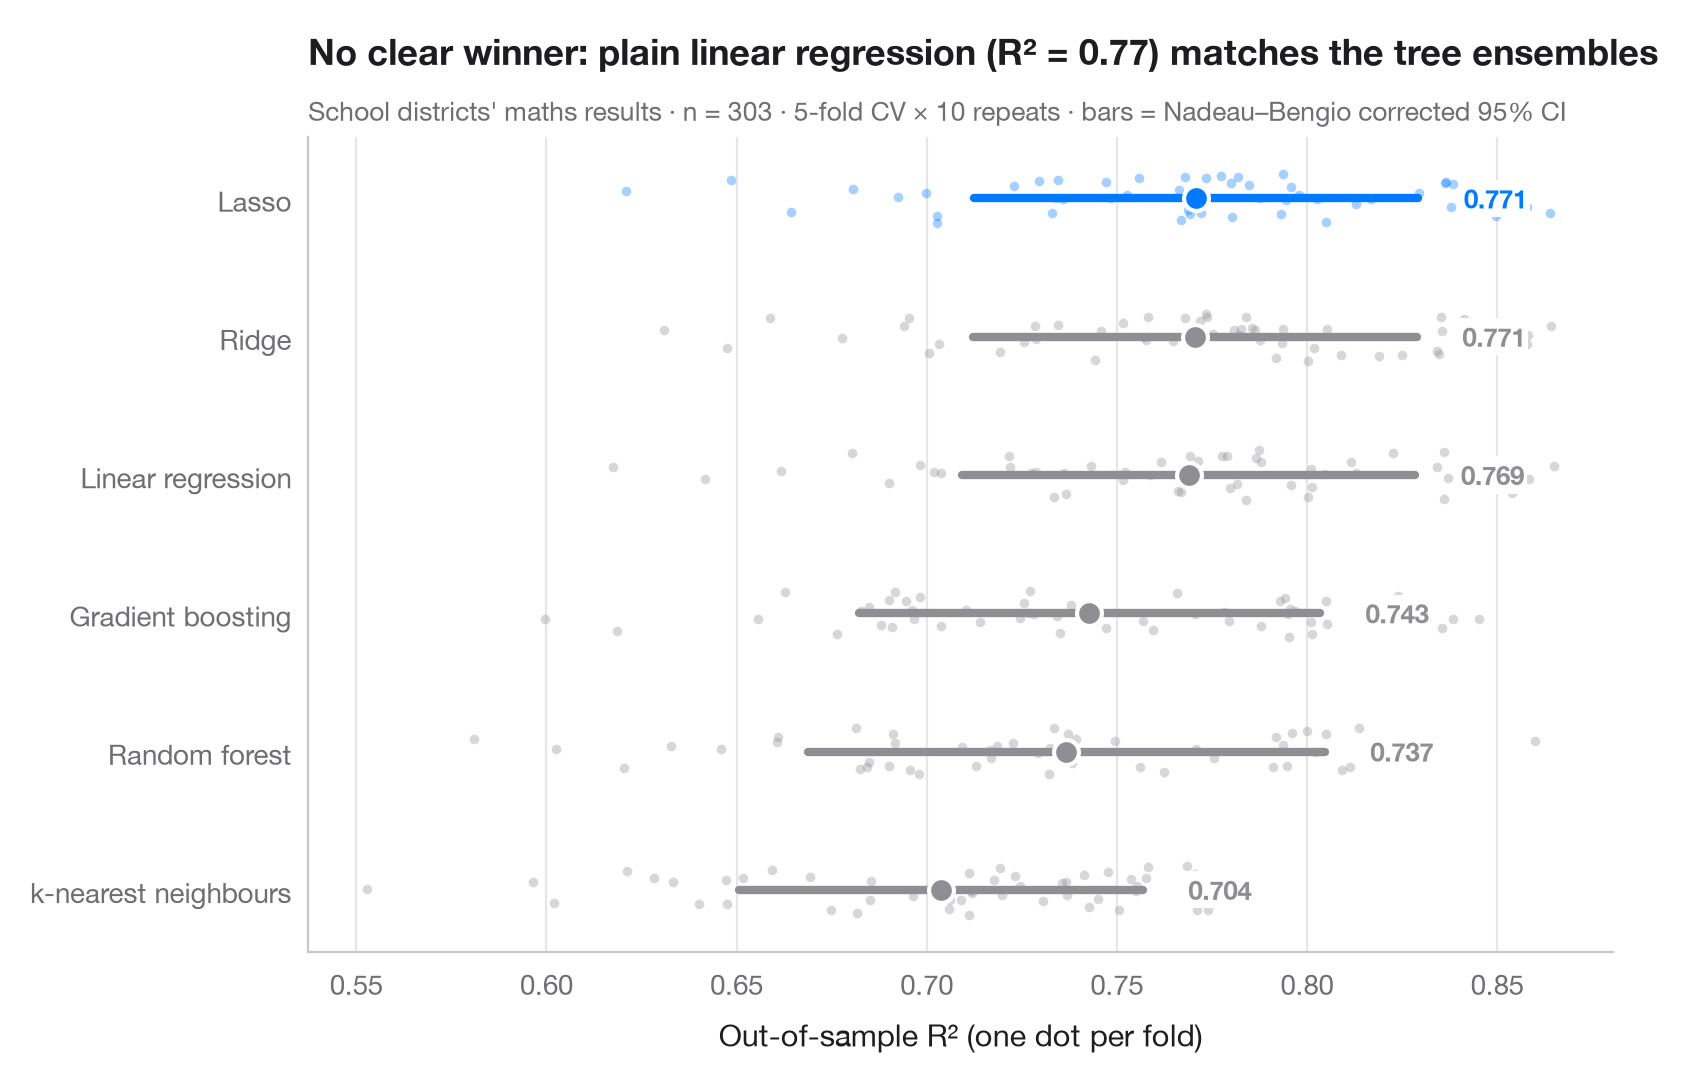

Generate this figure with Python:
"""
title: Cross-validated model comparison
summary: Fold-by-fold R² of six models predicting California school districts' maths results, with means and corrected 95% intervals.
r: caret::resamples() + bwplot() / tune::autoplot()
tags: [model selection, cross-validation, repeated k-fold, Nadeau-Bengio, R², education]
description: |
  "Model B scores 0.47, model A 0.46" says nothing until we know how much the
  score moves from one split to the next. Here every model is evaluated on the
  **same** 10 × 5 repeated folds; each dot is one fold, the large marker is the
  mean and the bar its 95% interval. Fold scores are not independent — the
  training sets overlap — so the interval uses the **Nadeau–Bengio corrected**
  variance rather than the naive standard error, which would be far too narrow.

  Data are the 303 California school districts of the 1998 STAR test bundled
  with **statsmodels** (`sm.datasets.star98`): the outcome is the share of
  students scoring above the national median in maths, predicted from ten
  district characteristics (share of low-income students, ethnic composition,
  teacher experience and salary, spending per pupil, pupils per teacher,
  college-prep enrolment, year-round schools). The score is the out-of-sample
  R². Scores come from `cross_val_score` with `RepeatedKFold`; the linear models
  are standardised in a `Pipeline`. Here plain linear regression does as well
  as the tree ensembles: flexibility buys nothing when the relationship is close
  to additive.
"""
import matplotlib.pyplot as plt
import numpy as np
from scipy import stats
import statsmodels.api as sm
from sklearn.ensemble import GradientBoostingRegressor, RandomForestRegressor
from sklearn.linear_model import LassoCV, LinearRegression, RidgeCV
from sklearn.model_selection import RepeatedKFold, cross_val_score
from sklearn.neighbors import KNeighborsRegressor
from sklearn.pipeline import make_pipeline
from sklearn.preprocessing import StandardScaler

# Data: 303 California school districts; outcome = % of students above the national median in maths
d = sm.datasets.star98.load_pandas().data
y = 100 * d["NABOVE"] / (d["NABOVE"] + d["NBELOW"])
names = {"LOWINC": "% low-income students", "PERASIAN": "% Asian students", "PERBLACK": "% Black students",
         "PERHISP": "% Hispanic students", "AVYRSEXP": "Teacher experience (years)",
         "AVSALK": "Teacher salary ($000)", "PERSPENK": "Spending per pupil ($000)",
         "PTRATIO": "Pupils per teacher", "PCTAF": "% in college-prep courses",
         "PCTYRRND": "% year-round schools"}
X = d[list(names)]
k, reps = 5, 10
cv = RepeatedKFold(n_splits=k, n_repeats=reps, random_state=0)
models = {
    "Linear regression": make_pipeline(StandardScaler(), LinearRegression()),
    "Ridge": make_pipeline(StandardScaler(), RidgeCV(alphas=np.logspace(-3, 3, 25))),
    "Lasso": make_pipeline(StandardScaler(), LassoCV(random_state=0)),
    "Random forest": RandomForestRegressor(n_estimators=300, min_samples_leaf=5, random_state=0),
    "Gradient boosting": GradientBoostingRegressor(learning_rate=0.05, max_depth=2, random_state=0),
    "k-nearest neighbours": make_pipeline(StandardScaler(), KNeighborsRegressor(n_neighbors=15)),
}
scores = {name: cross_val_score(m, X, y, cv=cv, scoring="r2", n_jobs=-1) for name, m in models.items()}

# Nadeau–Bengio corrected 95% interval for a mean of k-fold scores
def corrected_ci(s):
    J = len(s)
    se = np.sqrt((1 / J + (1 / k) / (1 - 1 / k)) * s.var(ddof=1))
    t = stats.t.ppf(0.975, J - 1)
    return s.mean() - t * se, s.mean() + t * se

order = sorted(scores, key=lambda n: scores[n].mean())
best = order[-1]
fig, ax = plt.subplots(figsize=(8, 5.2))
rng = np.random.default_rng(3)
for i, name in enumerate(order):
    s = scores[name]
    c = "#007AFF" if name == best else "#8E8E93"
    ax.scatter(s, i + rng.uniform(-0.18, 0.18, len(s)), s=12, color=c, alpha=0.35, lw=0)
    lo, hi = corrected_ci(s)
    ax.plot([lo, hi], [i, i], color=c, lw=3, solid_capstyle="round")
    ax.scatter(s.mean(), i, s=80, color=c, edgecolor="white", lw=1.5, zorder=4)
    ax.text(hi + 0.012, i, f"{s.mean():.3f}", va="center", fontsize=9.5, color=c, fontweight="semibold",
            bbox=dict(fc="white", ec="none", pad=1), zorder=5)
ax.set_yticks(range(len(order)), order)
ax.set_xlabel("Out-of-sample R² (one dot per fold)")
ax.grid(axis="x"); ax.grid(axis="y", visible=False)
lin = scores["Linear regression"].mean()
ax.set_title(f"No clear winner: plain linear regression (R² = {lin:.2f}) matches the tree ensembles", pad=26)
ax.text(0, 1.02, f"School districts' maths results · n = {len(y)} · {k}-fold CV × {reps} repeats · "
        "bars = Nadeau–Bengio corrected 95% CI", transform=ax.transAxes, fontsize=9.5, color="#6E6E73")
plt.show()
